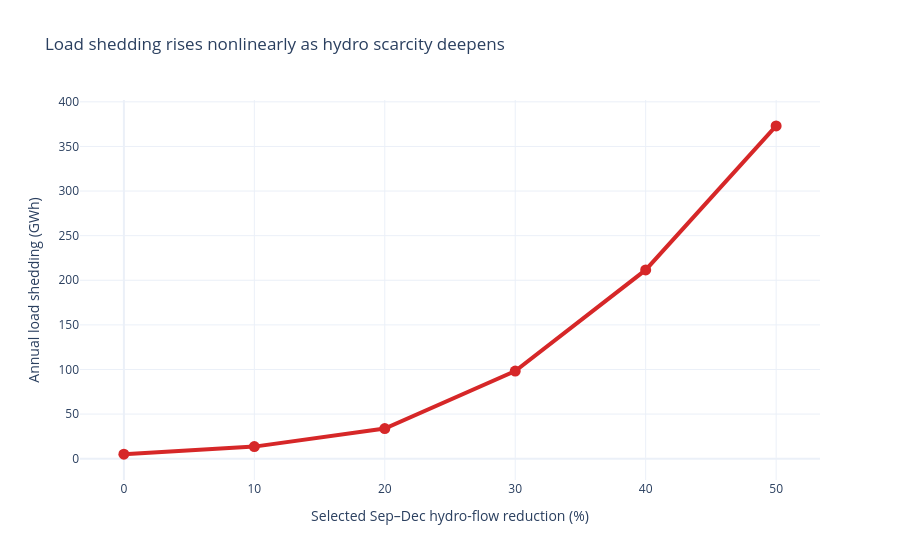

Write notebook code for a chart like this one.
### Markdown cell above
## 1. The main message: stress accelerates after flexibility is exhausted

The curve is intentionally interactive: hover over each point to see the scenario, shedding percentage, and import dependence. The shape communicates that the system absorbs early hydro losses, then becomes increasingly exposed to unmet demand.

### Code cell
fig = px.line(annual, x='hydro_reduction_pct', y='load_shedding_gwh', markers=True,
              color_discrete_sequence=['#d62728'],
              labels={'hydro_reduction_pct':'Selected Sep–Dec hydro-flow reduction (%)', 'load_shedding_gwh':'Annual load shedding (GWh)'},
              title='Load shedding rises nonlinearly as hydro scarcity deepens',
              hover_data={'scenario':True, 'load_shedding_pct':':.3f', 'imports_gwh':':.1f', 'hydro_reduction_pct':False})
fig.update_traces(line_width=4, marker_size=11)
fig.update_layout(template='plotly_white', hovermode='x unified')
fig.show()

### Figure 1 — Plotly figure (JSON) as saved in the notebook; plotly's stock layout.template omitted (floating-point values rounded to 4 significant figures)
{"data": [{"customdata": [["H00", 0.01581, 1975.0], ["H10", 0.04179, 2047.0], ["H20", 0.1041, 2115.0], ["H30", 0.3029, 2184.0], ["H40", 0.6525, 2243.0], ["H50", 1.151, 2284.0]], "hovertemplate": "Annual load shedding (GWh)=%{y}<br>scenario=%{customdata[0]}<br>load_shedding_pct=%{customdata[1]:.3f}<br>imports_gwh=%{customdata[2]:.1f}<extra></extra>", "legendgroup": "", "line": {"color": "#d62728", "dash": "solid", "width": 4}, "marker": {"size": 11, "symbol": "circle"}, "mode": "lines+markers", "name": "", "orientation": "v", "showlegend": false, "type": "scatter", "x": [0, 10, 20, 30, 40, 50], "xaxis": "x", "y": [5.127, 13.55, 33.76, 98.21, 211.6, 373.1], "yaxis": "y"}], "layout": {"hovermode": "x unified", "legend": {"tracegroupgap": 0}, "title": {"text": "Load shedding rises nonlinearly as hydro scarcity deepens"}, "xaxis": {"anchor": "y", "domain": [0, 1], "title": {"text": "Selected Sep–Dec hydro-flow reduction (%)"}}, "yaxis": {"anchor": "x", "domain": [0, 1], "title": {"text": "Annual load shedding (GWh)"}}}}
